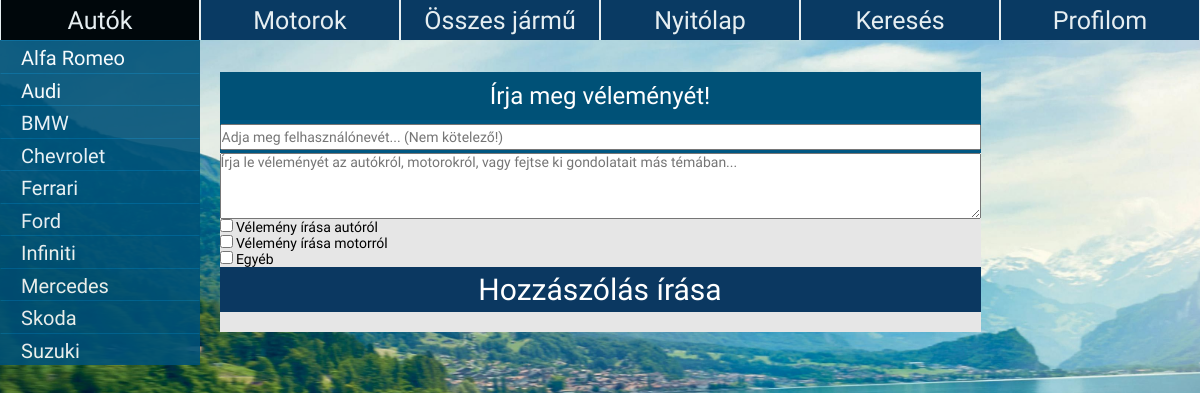
/hozzaszolasok.php, run on an earlier commit of the app's database.
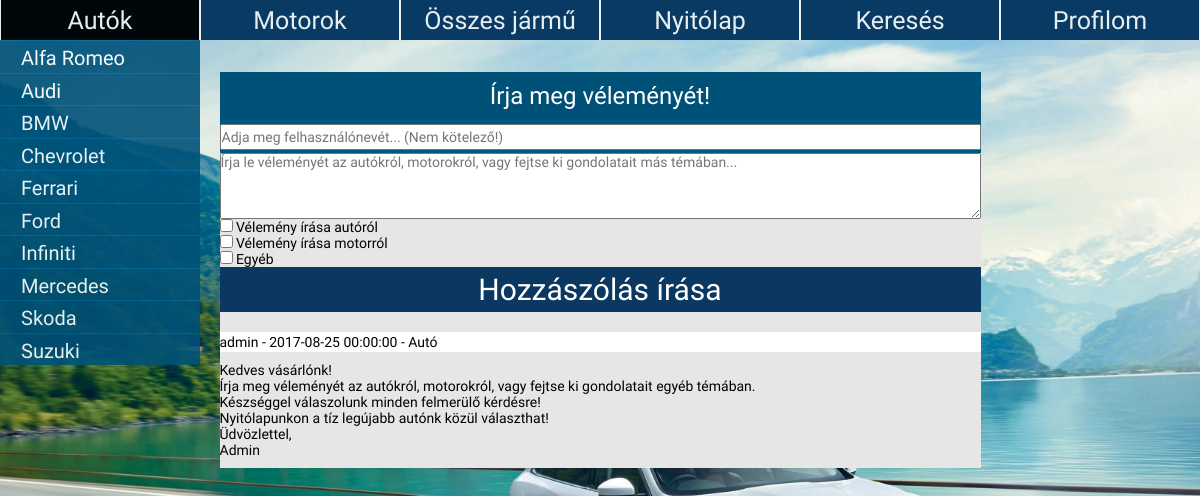
And on a later commit of the database.
### tables this page shows
CREATE TABLE `automarka` (
  `id` varchar(60) NOT NULL
);

CREATE TABLE `hozzaszolasok` (
  `id` int(10) NOT NULL,
  `felhasznalo_nev` varchar(60) NOT NULL,
  `hozzaszolas` varchar(10000) NOT NULL,
  `kategoria` varchar(100) NOT NULL,
  `datum` datetime DEFAULT NULL
);

### connection.php (called while the page is built)
<?php
	$conn = mysqli_connect("localhost", "root", "") or die("Failed to connect");
	if ( false == mysqli_select_db($conn, "jarmuadatbazis" )  ) {
		return null;
	}
	else{
		mysqli_query($conn, 'SET NAMES UTF-8');
		mysqli_query($conn, 'SET character_set_results=utf8');
		mysqli_set_charset($conn, 'utf8');
		return $conn;
	}
?>

### controller.php (called while the page is built, shortened)
<?php
class Controller{
	public function ListCars() {
		include('connection.php');
		$result = mysqli_query( $conn,"SELECT automarka.id from automarka order by automarka.id ASC;");
		return $result;
	}
	public function ListMotors() {
		include('connection.php');
		$result = mysqli_query( $conn,"SELECT motormarka.id from motormarka order by motormarka.id ASC;");
		return $result;
	}
}
?>

### hozzaszolasok.php (the view, shortened to what this page needs)
<?php
	include('connection.php');
	include('controller.php');
?>
<html>
		<link rel = "stylesheet" href = "style.css"/>
	<head>
	</head>
		<body id = "bgStyle">
				<div id = "container">
				<ul id = "menu">
					<li>
						<a href="autok_osszes.php">Autók</a>
						<div>
							<?php
								$AllCars = new Cars();
								$AllCars->ListCars();
								$listCars = $AllCars->ListCars();
								while($getCars = mysqli_fetch_assoc($listCars)){
										echo '<form method = "POST" action = "autok.php" enctype = "multipart/form-data" name = "login_index">
											<input type = "submit" value = "'.$getCars['id'].'" name = "click_on_car" />
										</form>';
								}
							?>
						</div>
					</li>
					<li>
						<a href="motorok_osszes.php">Motorok</a>
					</li>
					<li>
						<a href="hozzaszolasok.php">Összes jármű</a>
					</li>
					<li><a href="fooldal.php">Nyitólap</a><div align = "center"><a href = "hozzaszolasok.php">Hozzászólások</a></div></li>
					<li><a href="kereses.php">Keresés</a></li>
					<li>
						<a href="felhasznalo_profil.php">Profilom</a>
				</ul>
			</div>
				<div align = "center">
					<table align = "center" width = "50%" id = "cars" id = "tableborders2"cellpadding = "0" cellspacing = "0" style = "border-style: solid; border-width: 0px;
						margin: 0 0px 0 0 ;border-color: #000;background: #E6E6E6; font-family: Electrolize; color: #ffffff; font-size: 14px; border-radius: 0 0" >
						<form method = "POST" action = "hozzaszolasok.php" enctype = "multipart/form-data" name = "comment">
						<tr>
							<td style = "background: rgb(0, 81, 119);font-size: 24px; font-family: Electrolize;
							text-align: center; padding: 10 0 10 0">Írja meg véleményét!</td>
						</tr>
						<tr>
							<td height = "33px" id = "styleofwords11" style = "padding:0;"><input  type = "text"
							style="height:26px; width: 100%; font-size: 14px; font-family: Electrolize;" name = "felhasznalo_nev" size = "45" placeholder = "Adja meg felhasználónevét... (Nem kötelező!)" /></td>
						</tr>
						<tr>
							<td><textarea cols = "93" rows = "4" placeholder = "Írja le véleményét az autókról, motorokról, vagy fejtse ki gondolatait más témában..."
							style="font-family: Electrolize; font-size: 14px;" cols = "93" rows = "4" name = "hozzaszolas" required></textarea></td>
						</tr>
						<tr>
							<td><input type="checkbox" name="vehicle1" value="kategoria_auto"><font color = "black"> Vélemény írása autóról</font></input></td>
						</tr>
						<tr>
							<td><input type="checkbox" name="vehicle2" value="kategoria_motor"><font color = "black"> Vélemény írása motorról </font></input></td>
						</tr>
						<tr>
							<td><input type="checkbox" name="vehicle2" value="kategoria_egyeb"><font color = "black"> Egyéb </font></input></td>
						</tr>
						<tr>
							<td colspan = "2"width = "50%"><input type = "submit" class = "input" value = "Hozzászólás írása" name = "comment_write" /></td>
						</tr>
						<tr>
							<td height = "20px"><font color = "black"></font></td>
						</tr>
							<?php
								$comments = "SELECT * FROM hozzaszolasok ORDER BY datum DESC";
								$getComments = mysqli_query($conn, $comments);
								if (mysqli_num_rows($getComments) > 0){
									while($row = mysqli_fetch_assoc($getComments)){
										echo '
											<tr>
												<td height = "20px" bgcolor = "white"><font color = "black">'.$row["felhasznalo_nev"].' - '.$row["datum"].' - '.$row["kategoria"].'</font></td>
											</tr>
											<tr>
												<td style = "padding: 10 0 10 0; height: auto; width: 100%;"><font color = "black">'.$row["hozzaszolas"].'</font></td>
											</tr>';
									}
								}
						?>
	</body>
</html>

### style.css (style rules this page uses)
#styleofwords11 { font-size: 23px; font-family: "Electrolize"; text-align: left; background: rgb(0, 87, 130); color: #ffffff; padding: 3.5px; margin: 0 0 0 1; }
* { padding: 0px; margin: 0px; }
div#container { width: 100%; }
ul#menu { width: 100%; list-style: none; position: fixed; }
ul#menu li { float: left; width: 16.6667%; height: 40px; background: rgb(0, 81, 119); margin: 0 0 0 0; padding: 0px; font-family: "Electrolize"; }
ul#menu li a { height: 32px; text-decoration: none; font-size: 25px; font-family: "Electrolize", Helvetica, light; text-align: center; background: #0B3861; color: #ffffff; padding: 3% 0 1% 0%; display: block; border-style: solid; border-color: #ffffff; border-width: 0 0.5px 0 0.5; opacity: 0.9; transition: 2s ease; }
ul#menu li div form input[type=submit] { float: left; width: 100%; height: 32.5px; text-decoration: none; font-size: 20px; font-family: "Electrolize"; text-align: center; background: rgb(0, 81, 119); color: #ffffff; padding: 0px; display: block; text-align: left; margin: 0 0 0px 0; padding: 2% 0 0% 10%; border-style: solid; border-color: #006697 #005177 #005177 #005177 ; border-width: 0.1px; margin: 0 0 0 0; opacity: 0.9; transition: 1.8s ease; cursor:pointer; }
ul#menu li div { display: none; transition: all 0.7s ease-in-out 3s; }
#bgStyle { background: url('pictures/bgCar.jpg') no-repeat center center fixed; -webkit-background-size: cover; -moz-background-size: cover; -o-background-size: cover; background-size: cover; margin: 0; }
.input[type=submit] { padding: 5px 10px; font-size: 30px; font-family: "Electrolize"; text-align: center; width: 100%; height: 100%; cursor: pointer; outline: none; color: #fff; background-color: #0B3861; border: none; border-radius: 0 0 0 18; }

What changed in the data, as far as the page shows it:
added hozzaszolasok: felhasznalo_nev "admin", datum "2017-08-25 00:00:00", kategoria "Autó", hozzaszolas "Kedves vásárlónk! Írja meg véleményét az autókról, motorokról, vagy fejtse ki gondolatait egyéb témában. Készséggel válaszolunk minden felmerülő kérdésre! Nyitólapunkon a tíz legújabb autónk közül választhat! Üdvözlettel, Admin"
